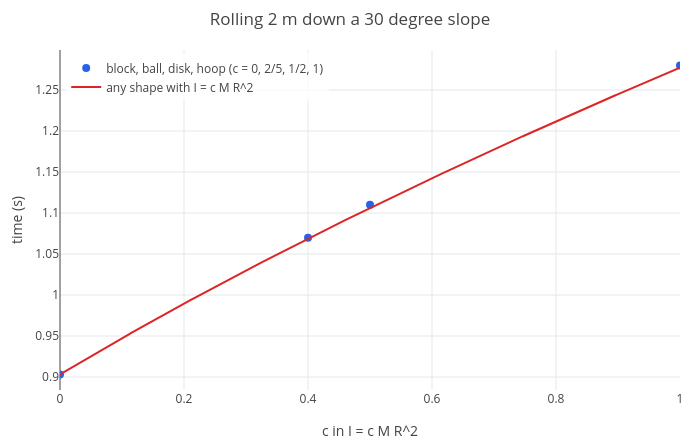

This figure's notebook cell:
### Code cell
p = scatter([0, 2/5, 1/2, 1], [0.903, 1.07, 1.11, 1.28]);
p = show(p, plot(sqrt(2*2/(9.80665*0.5/(1 + c))), c, 0, 1));
p = legend(p, "block, ball, disk, hoop (c = 0, 2/5, 1/2, 1)", "any shape with I = c M R^2");
labels(title(p, "Rolling 2 m down a 30 degree slope"), "c in I = c M R^2", "time (s)")

### Figure 1 — Plotly figure (JSON) as saved in the notebook; plotly's stock layout.template omitted (floating-point values rounded to 4 significant figures; data arrays with more than 128 entries replaced by an {"elided": "..."} marker saying what was removed)
{"data": [{"marker": {"color": "#2563eb", "size": 8}, "mode": "markers", "name": "block, ball, disk, hoop (c = 0, 2/5, 1/2, 1)", "type": "scatter", "x": [0, 0.4, 0.5, 1], "y": [0.903, 1.07, 1.11, 1.28]}, {"line": {"color": "#dc2626", "width": 2}, "mode": "lines", "name": "any shape with I = c M R^2", "type": "scatter", "x": {"elided": "402 float values"}, "y": {"elided": "402 float values"}}], "layout": {"height": 440, "legend": {"bgcolor": "rgba(255,255,255,0.8)", "x": 0.01, "xanchor": "left", "y": 0.99, "yanchor": "top"}, "margin": {"b": 50, "l": 60, "r": 20, "t": 50}, "showlegend": true, "title": {"text": "Rolling 2 m down a 30 degree slope"}, "width": 700, "xaxis": {"range": [0, 1], "title": {"text": "c in I = c M R^2"}, "zeroline": true}, "yaxis": {"range": [0.8841, 1.299], "title": {"text": "time (s)"}, "zeroline": true}}}
